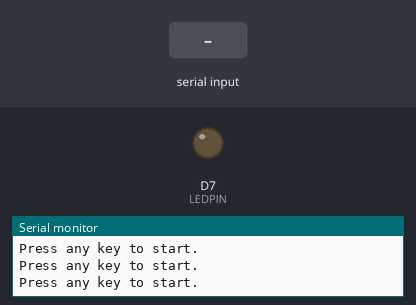
Simulated run of this sketch. Board: Particle Photon. On the bench: output pins drawn as LEDs (lit = HIGH), the last lines printed to the serial monitor. The test bench sets the inputs (shaded band). Pins used as bus, display or sensor lines are not drawn.

Above: at 2.8 s.
2.9 s: "1" received over Serial
At 3.8 s:
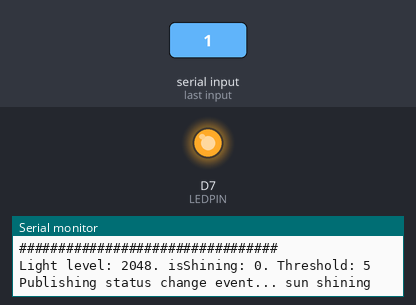
Timing chart, 0 to 5.9 s (numbered marks = the images above; inputs shaded):
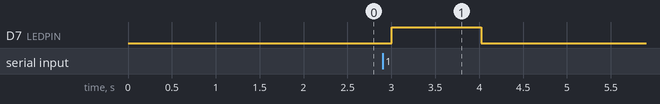

The sketch:

IFTTT_Trigger.ino
```cpp
/*
Leigh Rowell, ID: 219309149
SIT210 Embedded Systems Development
Ontrack Task 3.2C
Create an IFTTT Trigger

*/

// Define constants
#define LEDPIN  D7
#define PHOTO A0
#define POWERPIN A4

bool isShining = false;
int lightLevel;
int lightThreshold = 5; // This is the reading returned from the photosensor which seperates light from dark ie: dark < lightThreshold < light

void setup()
{
// Setup pins
pinMode (LEDPIN, OUTPUT);
pinMode (POWERPIN, OUTPUT);

// Turn on power to powerpin
digitalWrite(POWERPIN, HIGH);

// Start Serial Comms
  Serial.begin(9600);
  while (!Serial.available() && millis() < 30000) {
    Serial.println("Press any key to start.");
    Particle.process();
    delay(1000);
  }
  Serial.println("IFTTT Trigger - Ontrack Task 3.2C");
  Serial.println("#################################");

}

void loop() {


// obtain light level reading
lightLevel = analogRead(PHOTO);

Serial.print("Light level: ");
Serial.print(lightLevel);
Serial.print(". isShining: ");
Serial.print(isShining);
Serial.print(". Threshold: ");
Serial.println(lightThreshold);

// if light level is 'light' and isShining is false then change status and publish event.
// likewise if light level is dark and isShining is True then change status and publish event.

if (isShining == true && lightLevel < lightThreshold)
{
    // It has gone dark...
    isShining = false;
    Serial.println("Publishing status change event... sun not shining");
    // Publish sun shining event
    digitalWrite(LEDPIN, HIGH);
    Particle.publish("sun", "not_shining", PRIVATE);
    delay(1000);
    digitalWrite(LEDPIN, LOW);

}
else if (isShining == false && lightLevel > lightThreshold)
{
    // It has got light
    isShining = true;
    Serial.println("Publishing status change event... sun shining");
    // Publish sun shining event
    digitalWrite(LEDPIN, HIGH);
    Particle.publish("sun", "shining", PRIVATE);
    delay(1000);
    digitalWrite(LEDPIN, LOW);
}

// Wait 10 seconds and cycle again..
delay(10000);


}
```

Measured:
- after the input at 2.9 s, D7 (LEDPIN): LOW → HIGH after 0.10 s, → LOW 1.0 s later
